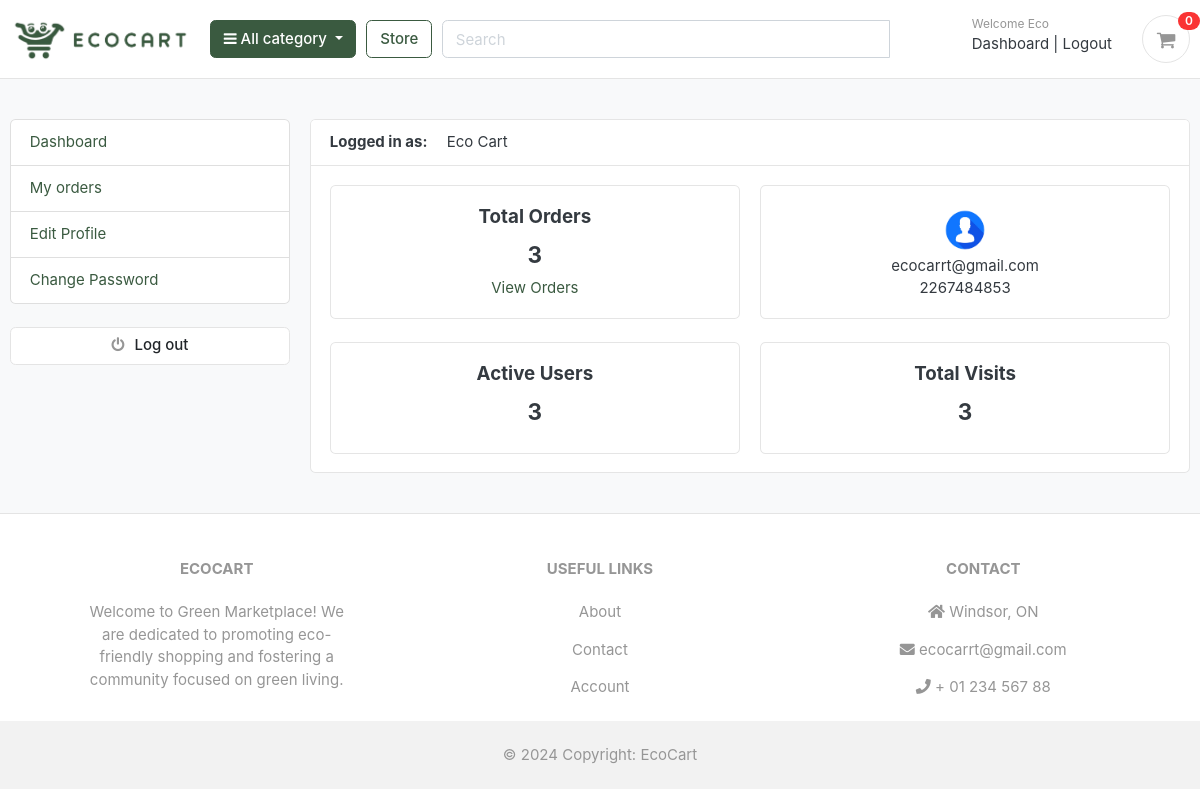
Screenshot of /accounts/dashboard/ (signed in) with the database file from the repository.
### accounts/models.py (models this page shows, shortened)
class Account(AbstractBaseUser):
    first_name = models.CharField(max_length=50)
    last_name = models.CharField(max_length=50)
    username = models.CharField(max_length=50, unique=True)
    email = models.EmailField(max_length=100, unique=True)
    phone_number = models.CharField(max_length=50)
    date_joined = models.DateTimeField(auto_now_add=True)
    last_login = models.DateTimeField(auto_now_add=True)
    is_admin = models.BooleanField(default=False)
    is_staff = models.BooleanField(default=False)
    is_active = models.BooleanField(default=False)
    is_superadmin = models.BooleanField(default=False)
    is_seller = models.BooleanField(default=False)
    USERNAME_FIELD = 'email'
    REQUIRED_FIELDS = ['username', 'first_name', 'last_name']
    objects = MyAccountManager()
    def full_name(self):
        return f'{self.first_name} {self.last_name}'

class UserProfile(models.Model):
    user = models.OneToOneField(Account, on_delete=models.CASCADE)
    address_line_1 = models.CharField(blank=True, max_length=100)
    address_line_2 = models.CharField(blank=True, max_length=100)
    profile_picture = models.ImageField(blank=True, upload_to='userprofile')
    city = models.CharField(blank=True, max_length=20)
    state = models.CharField(blank=True, max_length=20)
    country = models.CharField(blank=True, max_length=20)

### accounts/views.py (the view)
# urls.py: path('dashboard/', dashboard, name='dashboard'),
@login_required(login_url='login')
def dashboard(request):
    orders = Order.objects.order_by('-created_at').filter(user_id=request.user.id, is_ordered=True)
    orders_count = orders.count()
    userprofile = UserProfile.objects.get(user_id=request.user.id)
    active_threshold = now() - timedelta(minutes=5)
    active_count = ActiveUserMiddleware.get_active_user_count()
    total_active_count = ActiveUserMiddleware.get_total_active_user_count()
    total_visits = PageVisit.objects.count()
    context = {
        'orders_count': orders_count,
        'userprofile': userprofile,
        'active_users': active_count,
        'total_visits': total_active_count,
    }
    return render(request, 'accounts/dashboard.html', context)

### carts/context_processors.py (called while the page is built)
def counter(request):
    cart_count = 0
    if 'admin' in request.path:
        return {}
    else:
        try:
            cart = Cart.objects.filter(cart_id=_cart_id(request))
            if request.user.is_authenticated:
                cart_items = CartItem.objects.all().filter(user=request.user)
            else:
                cart_items = CartItem.objects.all().filter(cart=cart[:1])
            for cart_item in cart_items:
                cart_count += cart_item.quantity
        except Cart.DoesNotExist:
            cart_count = 0
    return dict(cart_count=cart_count)

### carts/views.py (called while the page is built)
def _cart_id(request):
    cart = request.session.session_key
    if not cart:
        cart = request.session.create()
    return cart

### category/context_processors.py (called while the page is built)
def menu_links(request):
    links = Category.objects.all()
    return dict(links=links)

### category/models.py (called while the page is built)
    def get_url(self):
        return reverse('products_by_category', args=[self.slug])

### templates/accounts/dashboard.html (shortened to what this page needs)
{% extends 'base.html' %}
{% block content %}
<section class="section-conten padding-y bg">
<div class="container">
    <div class="row">
        {% include 'includes/dashboard_sidebar.html' %}
        <main class="col-md-9">
            <article class="card">
                <header class="card-header">
                    <strong class="d-inline-block mr-3">Logged in as:</strong>
                    <span>{{ user.full_name }}</span>
                </header>
                <div class="card-body">
                    <div class="row">
                        <div class="col-md-6">
                            <div class="card">
                                <div class="card-body" style="text-align:center">
                                    <h5 class="card-title">Total Orders</h5>
                                    <h4>{{ orders_count }}</h4>
                                    <a href="{% url 'my_orders' %}">View Orders</a>
                                </div>
                            </div>
                        </div>
                        <div class="col-md-6">
                            <div class="card" style="text-align:center">
                                <div class="card-body">
                                    {% if userprofile.profile_picture %}
                                        <img src="{{ userprofile.profile_picture.url }}" alt="User profile picture"
                                             width="50" height="50" style="border-radius:50%;">
                                    {% endif %}
                                    <p class="mb-0">{{ user.email }}</p>
                                    <p>{{ user.phone_number }}</p>
                                </div>
                            </div>
                        </div>
                    </div>
                    <div class="row mt-4">
                        <div class="col-md-6">
                            <div class="card">
                                <div class="card-body" style="text-align:center">
                                    <h5 class="card-title">Active Users</h5>
                                    <h4>{{ active_users }}</h4>
                                </div>
                            </div>
                        </div>
                        <div class="col-md-6">
                            <div class="card">
                                <div class="card-body" style="text-align:center">
                                    <h5 class="card-title">Total Visits</h5>
                                    <h4>{{ total_visits }}</h4>
                                </div>
                            </div>
                        </div>
                    </div>
                </div>
            </article>
        </main>
    </div>
</div>
</section>
{% endblock %}

### templates/includes/navbar.html (shortened to what this page needs)
{% load static %}
<header class="section-header">
    <section class="header-main border-bottom">
        <div class="container">
            <div class="row align-items-center">
                <div class="col-lg-2 col-md-3 col-6">
                    <a href="{% url 'home' %}" class="brand-wrap">
                        <img class="logo" src="{% static '/images/logo.png' %}">
                    </a>
                </div>
                <div class="col-lg col-sm col-md col-6 flex-grow-0">
                    <div class="category-wrap dropdown d-inline-block float-right">
                        <button type="button" class="btn btn-primary dropdown-toggle" data-toggle="dropdown">
                            <i class="fa fa-bars"></i> All category
                        </button>
                    </div>
                </div>
                <a href="{% url 'store' %}" class="btn btn-outline-primary">Store</a>
                <div class="col-lg  col-md-6 col-sm-12 col">
                    <form action="{% url 'search' %}" class="search" method="GET">
                        <div class="input-group w-100">
                            <input type="text" class="form-control"
                                   style="width:60%;" id="search-bar" placeholder="Search" name="keyword">
                        </div>
                    </form>
                </div>
                <div class="col-lg-3 col-sm-6 col-8 order-2 order-lg-3">
                    <div class="d-flex justify-content-end mb-3 mb-lg-0">
                        {% if user.id is None %}
                        <div class="widget-header">
                            <small class="title text-muted">Welcome guest!</small>
                            <div>
                                <a href="{% url 'login' %}">Sign in</a> <span class="dark-transp"> | </span>
                                <a href="{% url 'register' %}"> Register</a>
                            </div>
                        </div>
                        {% else %}
                            <div class="widget-header">
                                <small class="title text-muted">Welcome {{ user.first_name }}</small>
                                <div>
                                  <a href="{% url 'dashboard' %}">Dashboard</a> <span class="dark-transp"> | </span>
                                  <a href="{% url 'logout' %}">Logout</a>
                                </div>
                             </div>
                        {% endif %}
                        <a href="{% url 'cart' %}" class="widget-header pl-3 ml-3">
                            <div class="icon icon-sm rounded-circle border"><i class="fa fa-shopping-cart"></i></div>
                            <span class="badge badge-pill badge-danger notify">{{ cart_count }}</span>
                        </a>
                    </div>
                </div>
            </div>
        </div>
    </section>
</header>

### static/css/ui.css (style rules this page uses)
html { font-family: "Inter", sans-serif; font-size: 15px; }
.icon-xs, .icon-sm, .icon-md, .icon-lg { display: inline-block; text-align: center; flex-shrink: 0; flex-grow: 0; }
.icon-sm { width: 48px; height: 48px; line-height: 48px !important; font-size: 20px; }
.padding-y { padding-top: 40px; padding-bottom: 40px; }
article:after, .form-group:after { display: block; clear: both; content: ""; }
.bg { background-color: #f8f9fa; }
p:last-child { margin-bottom: 0; }
.header-main { position: relative; padding-top: 1rem; padding-bottom: 1rem; }
.brand-wrap .logo, .navbar-brand .logo { margin-right: 7px; max-height: 42px; display: inline-block; }
.widget-header { display: inline-block; vertical-align: middle; position: relative; }
.widget-header a { color: #343a40; }
.widget-header i { color: #969696; }
.widget-header .title { display: block; }
.widget-header .notify { position: absolute; top: -3px; right: -10px; }
.notify { position: absolute; top: -4px; right: -10px; display: inline-block; padding: 0.25em 0.6em; font-size: 12px; line-height: 1; text-align: center; border-radius: 3rem; color: #fff; background-color: #fa3434; }

### rows the page displays
Account: first_name "Eco", full_name "Eco Cart", email "ecocarrt@gmail.com", phone_number "2267484853"
UserProfile: profile_picture (placeholder picture)

### other values shown
{{ cart_count }} "0"
{{ orders_count }} "3"
{{ active_users }} "3"
{{ total_visits }} "3"
